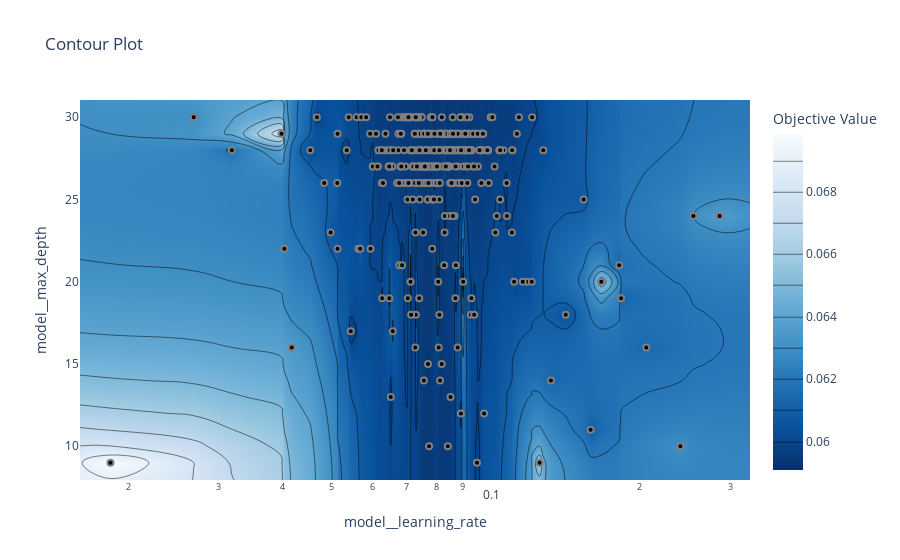

Write notebook code for a chart like this one.
### Code cell
try:
    fig5 = optuna.visualization.plot_contour(loaded_study, params=['model__learning_rate', 'model__max_depth'])
    fig5.show()
except Exception as e:
    print(f"Could not generate contour plot: {e}")

### Figure 1 — Plotly figure (JSON) as saved in the notebook; plotly's stock layout.template omitted (floating-point values rounded to 4 significant figures; data arrays with more than 128 entries replaced by an {"elided": "..."} marker saying what was removed)
{"data": [{"colorbar": {"title": {"text": "Objective Value"}}, "colorscale": [[0, "rgb(247,251,255)"], [0.125, "rgb(222,235,247)"], [0.25, "rgb(198,219,239)"], [0.375, "rgb(158,202,225)"], [0.5, "rgb(107,174,214)"], [0.625, "rgb(66,146,198)"], [0.75, "rgb(33,113,181)"], [0.875, "rgb(8,81,156)"], [1, "rgb(8,48,107)"]], "connectgaps": true, "contours": {"coloring": "heatmap"}, "hoverinfo": "none", "line": {"smoothing": 1.3}, "reversescale": true, "type": "contour", "x": {"elided": "370 float values"}, "y": [7.95, 9, 10, 11, 12, 13, 14, 15, 16, 17, 18, 19, 20, 21, 22, 23, 24, 25, 26, 27, 28, 29, 30, 31.05], "z": {"elided": "24x370 float values"}}, {"marker": {"color": "black", "line": {"color": "Gray", "width": 2}}, "mode": "markers", "name": "Feasible Trial", "showlegend": false, "type": "scatter", "x": {"elided": "368 float values"}, "y": {"elided": "368 int values"}}, {"marker": {"color": "#cccccc", "line": {"color": "Gray", "width": 2}}, "mode": "markers", "name": "Infeasible Trial", "showlegend": false, "type": "scatter", "x": [], "y": []}], "layout": {"title": {"text": "Contour Plot"}, "xaxis": {"range": [-1.794, -0.4839], "title": {"text": "model__learning_rate"}, "type": "log"}, "yaxis": {"range": [7.95, 31.05], "title": {"text": "model__max_depth"}}}}
